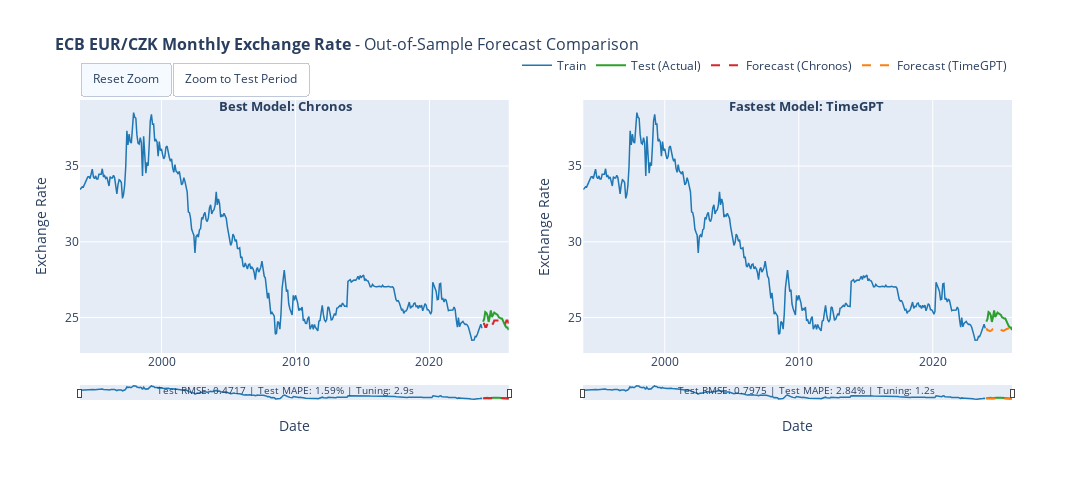

Here is the notebook cell this chart was saved with:
### Code cell
# 10. Interactive Visualization (Plotly)
#
# Interactive forecast comparison with zoom, pan, and hover capabilities.

def create_interactive_forecast_plot(train_series, test_series, predictions_dict, dataset_name, target_column=None, value_unit=None):
    """
    Create interactive forecast comparison plot using Plotly.
    
    Args:
        train_series: Training TimeSeries
        test_series: Test TimeSeries (actual values)
        predictions_dict: Dictionary with 'best_rmse' and 'fastest' predictions
        dataset_name: Name for the plot title
        target_column: Name of the target variable
        value_unit: Label for Y-axis (e.g., 'Exchange Rate', 'Billions USD')
    
    Returns:
        Plotly Figure object
    """
    y_label = value_unit if value_unit else (target_column if target_column else 'Value')
    n_plots = len([k for k in ['best_rmse', 'fastest'] if predictions_dict.get(k)])
    if n_plots == 0:
        print("No predictions to display.")
        return None
    
    same_model = predictions_dict.get('best_rmse', {}).get('model') == predictions_dict.get('fastest', {}).get('model')
    if same_model:
        n_plots = 1
    
    fig = make_subplots(rows=1, cols=n_plots, horizontal_spacing=0.08)
    
    colors = {'train': '#1f77b4', 'test': '#2ca02c', 'pred1': '#d62728', 'pred2': '#ff7f0e'}
    
    def add_traces(pred_key, col, show_legend=True, show_forecast_legend_only=False):
        """Add traces for train, test, and prediction to a subplot."""
        if pred_key not in predictions_dict:
            return
        pred_info = predictions_dict[pred_key]
        pred = pred_info['prediction']
        
        fig.add_trace(go.Scatter(
            x=train_series.time_index, y=train_series.values().flatten(),
            mode='lines', name='Train', line=dict(color=colors['train'], width=1.5),
            showlegend=show_legend and not show_forecast_legend_only, 
            hovertemplate='<b>Train</b><br>Date: %{x}<br>Value: %{y:.4f}<extra></extra>'
        ), row=1, col=col)
        
        fig.add_trace(go.Scatter(
            x=test_series.time_index, y=test_series.values().flatten(),
            mode='lines', name='Test (Actual)', line=dict(color=colors['test'], width=2),
            showlegend=show_legend and not show_forecast_legend_only, 
            hovertemplate='<b>Actual</b><br>Date: %{x}<br>Value: %{y:.4f}<extra></extra>'
        ), row=1, col=col)
        
        pred_color = colors['pred1'] if col == 1 else colors['pred2']
        fig.add_trace(go.Scatter(
            x=pred.time_index, y=pred.values().flatten(),
            mode='lines', name=f'Forecast ({pred_info["model"]})', 
            line=dict(color=pred_color, width=2, dash='dash'),
            showlegend=show_legend, 
            hovertemplate=f'<b>{pred_info["model"]}</b><br>Date: %{{x}}<br>Pred: %{{y:.4f}}<extra></extra>'
        ), row=1, col=col)
    
    if 'best_rmse' in predictions_dict:
        add_traces('best_rmse', 1, show_legend=True)
    if not same_model and 'fastest' in predictions_dict:
        add_traces('fastest', 2, show_legend=True, show_forecast_legend_only=True)
    
    fig.update_layout(
        title=dict(text=f'<b>{dataset_name}</b> - Out-of-Sample Forecast Comparison', font=dict(size=16)),
        width=1700, height=500, hovermode='x unified',
        legend=dict(orientation='h', yanchor='bottom', y=1.08, xanchor='right', x=1),
        xaxis=dict(rangeslider=dict(visible=True, thickness=0.05), type='date', title='Date'),
        yaxis=dict(title=y_label)
    )
    
    if n_plots == 2:
        fig.update_xaxes(rangeslider=dict(visible=True, thickness=0.05), type='date', title='Date', row=1, col=2)
        fig.update_yaxes(title=y_label, row=1, col=2)
    
    # Add annotations with model info and metrics
    annotations = []
    if 'best_rmse' in predictions_dict:
        info = predictions_dict['best_rmse']
        annotations.append(dict(
            x=0.22 if n_plots == 2 else 0.5, y=1.02, xref='paper', yref='paper',
            text=f"<b>Best Model: {info['model']}</b>", showarrow=False, font=dict(size=13), xanchor='center'
        ))
        annotations.append(dict(
            x=0.22 if n_plots == 2 else 0.5, y=-0.18, xref='paper', yref='paper',
            text=f"Test RMSE: {info['rmse']:.4f} | Test MAPE: {info['mape']:.2f}% | Tuning: {info['tuning_time']:.1f}s",
            showarrow=False, font=dict(size=10), xanchor='center'
        ))
    if not same_model and 'fastest' in predictions_dict:
        info = predictions_dict['fastest']
        annotations.append(dict(
            x=0.78, y=1.02, xref='paper', yref='paper',
            text=f"<b>Fastest Model: {info['model']}</b>", showarrow=False, font=dict(size=13), xanchor='center'
        ))
        annotations.append(dict(
            x=0.78, y=-0.18, xref='paper', yref='paper',
            text=f"Test RMSE: {info['rmse']:.4f} | Test MAPE: {info['mape']:.2f}% | Tuning: {info['tuning_time']:.1f}s",
            showarrow=False, font=dict(size=10), xanchor='center'
        ))
    
    fig.update_layout(
        annotations=annotations, margin=dict(b=100),
        updatemenus=[dict(
            type="buttons", direction="left", x=0.0, xanchor="left", y=1.15, yanchor="top",
            buttons=[
                dict(args=[{"xaxis.autorange": True, "xaxis2.autorange": True}], label="Reset Zoom", method="relayout"),
                dict(args=[{"xaxis.range": [test_series.start_time(), test_series.end_time()],
                           "xaxis2.range": [test_series.start_time(), test_series.end_time()]}], 
                     label="Zoom to Test Period", method="relayout")
            ]
        )]
    )
    return fig

if 'final_predictions' in dir() and final_predictions:
    fig = create_interactive_forecast_plot(
        train, test, final_predictions, DATASET_CONFIG['name'], 
        target_column=DATASET_CONFIG['target_column'],
        value_unit=DATASET_CONFIG.get('value_unit')
    )
    if fig:
        fig.show()

### Figure 1 — Plotly figure (JSON) as saved in the notebook; plotly's stock layout.template omitted (floating-point values rounded to 4 significant figures; data arrays with more than 128 entries replaced by an {"elided": "..."} marker saying what was removed)
{"data": [{"hovertemplate": "<b>Train</b><br>Date: %{x}<br>Value: %{y:.4f}<extra></extra>", "line": {"color": "#1f77b4", "width": 1.5}, "mode": "lines", "name": "Train", "showlegend": true, "type": "scatter", "x": {"elided": "361 str values"}, "xaxis": "x", "y": {"elided": "361 float values"}, "yaxis": "y"}, {"hovertemplate": "<b>Actual</b><br>Date: %{x}<br>Value: %{y:.4f}<extra></extra>", "line": {"color": "#2ca02c", "width": 2}, "mode": "lines", "name": "Test (Actual)", "showlegend": true, "type": "scatter", "x": ["2024-01-01T00:00:00.000000000", "2024-02-01T00:00:00.000000000", "2024-03-01T00:00:00.000000000", "2024-04-01T00:00:00.000000000", "2024-05-01T00:00:00.000000000", "2024-06-01T00:00:00.000000000", "2024-07-01T00:00:00.000000000", "2024-08-01T00:00:00.000000000", "2024-09-01T00:00:00.000000000", "2024-10-01T00:00:00.000000000", "2024-11-01T00:00:00.000000000", "2024-12-01T00:00:00.000000000", "2025-01-01T00:00:00.000000000", "2025-02-01T00:00:00.000000000", "2025-03-01T00:00:00.000000000", "2025-04-01T00:00:00.000000000", "2025-05-01T00:00:00.000000000", "2025-06-01T00:00:00.000000000", "2025-07-01T00:00:00.000000000", "2025-08-01T00:00:00.000000000", "2025-09-01T00:00:00.000000000", "2025-10-01T00:00:00.000000000", "2025-11-01T00:00:00.000000000", "2025-12-01T00:00:00.000000000"], "xaxis": "x", "y": [24.73, 24.89, 25.36, 25.31, 25.15, 24.7, 25.03, 25.46, 25.03, 25.18, 25.33, 25.26, 25.18, 25.17, 25.02, 24.97, 24.93, 24.93, 24.75, 24.57, 24.44, 24.34, 24.33, 24.17], "yaxis": "y"}, {"hovertemplate": "<b>Chronos</b><br>Date: %{x}<br>Pred: %{y:.4f}<extra></extra>", "line": {"color": "#d62728", "dash": "dash", "width": 2}, "mode": "lines", "name": "Forecast (Chronos)", "showlegend": true, "type": "scatter", "x": ["2024-01-01T00:00:00.000000000", "2024-02-01T00:00:00.000000000", "2024-03-01T00:00:00.000000000", "2024-04-01T00:00:00.000000000", "2024-05-01T00:00:00.000000000", "2024-06-01T00:00:00.000000000", "2024-07-01T00:00:00.000000000", "2024-08-01T00:00:00.000000000", "2024-09-01T00:00:00.000000000", "2024-10-01T00:00:00.000000000", "2024-11-01T00:00:00.000000000", "2024-12-01T00:00:00.000000000", "2025-01-01T00:00:00.000000000", "2025-02-01T00:00:00.000000000", "2025-03-01T00:00:00.000000000", "2025-04-01T00:00:00.000000000", "2025-05-01T00:00:00.000000000", "2025-06-01T00:00:00.000000000", "2025-07-01T00:00:00.000000000", "2025-08-01T00:00:00.000000000", "2025-09-01T00:00:00.000000000", "2025-10-01T00:00:00.000000000", "2025-11-01T00:00:00.000000000", "2025-12-01T00:00:00.000000000"], "xaxis": "x", "y": [24.59, 24.59, 24.38, 24.38, 24.59, 24.38, 24.59, 24.59, 24.59, 24.59, 24.81, 24.81, 24.81, 24.81, 24.81, 24.81, 24.81, 24.81, 24.59, 24.59, 24.59, 24.81, 24.81, 24.59], "yaxis": "y"}, {"hovertemplate": "<b>Train</b><br>Date: %{x}<br>Value: %{y:.4f}<extra></extra>", "line": {"color": "#1f77b4", "width": 1.5}, "mode": "lines", "name": "Train", "showlegend": false, "type": "scatter", "x": {"elided": "361 str values"}, "xaxis": "x2", "y": {"elided": "361 float values"}, "yaxis": "y2"}, {"hovertemplate": "<b>Actual</b><br>Date: %{x}<br>Value: %{y:.4f}<extra></extra>", "line": {"color": "#2ca02c", "width": 2}, "mode": "lines", "name": "Test (Actual)", "showlegend": false, "type": "scatter", "x": ["2024-01-01T00:00:00.000000000", "2024-02-01T00:00:00.000000000", "2024-03-01T00:00:00.000000000", "2024-04-01T00:00:00.000000000", "2024-05-01T00:00:00.000000000", "2024-06-01T00:00:00.000000000", "2024-07-01T00:00:00.000000000", "2024-08-01T00:00:00.000000000", "2024-09-01T00:00:00.000000000", "2024-10-01T00:00:00.000000000", "2024-11-01T00:00:00.000000000", "2024-12-01T00:00:00.000000000", "2025-01-01T00:00:00.000000000", "2025-02-01T00:00:00.000000000", "2025-03-01T00:00:00.000000000", "2025-04-01T00:00:00.000000000", "2025-05-01T00:00:00.000000000", "2025-06-01T00:00:00.000000000", "2025-07-01T00:00:00.000000000", "2025-08-01T00:00:00.000000000", "2025-09-01T00:00:00.000000000", "2025-10-01T00:00:00.000000000", "2025-11-01T00:00:00.000000000", "2025-12-01T00:00:00.000000000"], "xaxis": "x2", "y": [24.73, 24.89, 25.36, 25.31, 25.15, 24.7, 25.03, 25.46, 25.03, 25.18, 25.33, 25.26, 25.18, 25.17, 25.02, 24.97, 24.93, 24.93, 24.75, 24.57, 24.44, 24.34, 24.33, 24.17], "yaxis": "y2"}, {"hovertemplate": "<b>TimeGPT</b><br>Date: %{x}<br>Pred: %{y:.4f}<extra></extra>", "line": {"color": "#ff7f0e", "dash": "dash", "width": 2}, "mode": "lines", "name": "Forecast (TimeGPT)", "showlegend": true, "type": "scatter", "x": ["2024-01-01T00:00:00.000000000", "2024-02-01T00:00:00.000000000", "2024-03-01T00:00:00.000000000", "2024-04-01T00:00:00.000000000", "2024-05-01T00:00:00.000000000", "2024-06-01T00:00:00.000000000", "2024-07-01T00:00:00.000000000", "2024-08-01T00:00:00.000000000", "2024-09-01T00:00:00.000000000", "2024-10-01T00:00:00.000000000", "2024-11-01T00:00:00.000000000", "2024-12-01T00:00:00.000000000", "2025-01-01T00:00:00.000000000", "2025-02-01T00:00:00.000000000", "2025-03-01T00:00:00.000000000", "2025-04-01T00:00:00.000000000", "2025-05-01T00:00:00.000000000", "2025-06-01T00:00:00.000000000", "2025-07-01T00:00:00.000000000", "2025-08-01T00:00:00.000000000", "2025-09-01T00:00:00.000000000", "2025-10-01T00:00:00.000000000", "2025-11-01T00:00:00.000000000", "2025-12-01T00:00:00.000000000"], "xaxis": "x2", "y": [24.28, 24.15, 24.16, 24.09, 24.11, 24.21, 24.24, 24.26, 24.27, 24.3, 24.32, 24.24, 24.28, 24.19, 24.14, 24.12, 24.14, 24.22, 24.23, 24.26, 24.29, 24.32, 24.37, 24.32], "yaxis": "y2"}], "layout": {"annotations": [{"font": {"size": 13}, "showarrow": false, "text": "<b>Best Model: Chronos</b>", "x": 0.22, "xanchor": "center", "xref": "paper", "y": 1.02, "yref": "paper"}, {"font": {"size": 10}, "showarrow": false, "text": "Test RMSE: 0.4717 | Test MAPE: 1.59% | Tuning: 2.9s", "x": 0.22, "xanchor": "center", "xref": "paper", "y": -0.18, "yref": "paper"}, {"font": {"size": 13}, "showarrow": false, "text": "<b>Fastest Model: TimeGPT</b>", "x": 0.78, "xanchor": "center", "xref": "paper", "y": 1.02, "yref": "paper"}, {"font": {"size": 10}, "showarrow": false, "text": "Test RMSE: 0.7975 | Test MAPE: 2.84% | Tuning: 1.2s", "x": 0.78, "xanchor": "center", "xref": "paper", "y": -0.18, "yref": "paper"}], "height": 500, "hovermode": "x unified", "legend": {"orientation": "h", "x": 1, "xanchor": "right", "y": 1.08, "yanchor": "bottom"}, "margin": {"b": 100}, "title": {"font": {"size": 16}, "text": "<b>ECB EUR/CZK Monthly Exchange Rate</b> - Out-of-Sample Forecast Comparison"}, "updatemenus": [{"buttons": [{"args": [{"xaxis.autorange": true, "xaxis2.autorange": true}], "label": "Reset Zoom", "method": "relayout"}, {"args": [{"xaxis.range": ["2024-01-01T00:00:00", "2025-12-01T00:00:00"], "xaxis2.range": ["2024-01-01T00:00:00", "2025-12-01T00:00:00"]}], "label": "Zoom to Test Period", "method": "relayout"}], "direction": "left", "type": "buttons", "x": 0, "xanchor": "left", "y": 1.15, "yanchor": "top"}], "width": 1700, "xaxis": {"anchor": "y", "domain": [0, 0.46], "rangeslider": {"thickness": 0.05, "visible": true}, "title": {"text": "Date"}, "type": "date"}, "xaxis2": {"anchor": "y2", "domain": [0.54, 1], "rangeslider": {"thickness": 0.05, "visible": true}, "title": {"text": "Date"}, "type": "date"}, "yaxis": {"anchor": "x", "domain": [0, 1], "title": {"text": "Exchange Rate"}}, "yaxis2": {"anchor": "x2", "domain": [0, 1], "title": {"text": "Exchange Rate"}}}}
